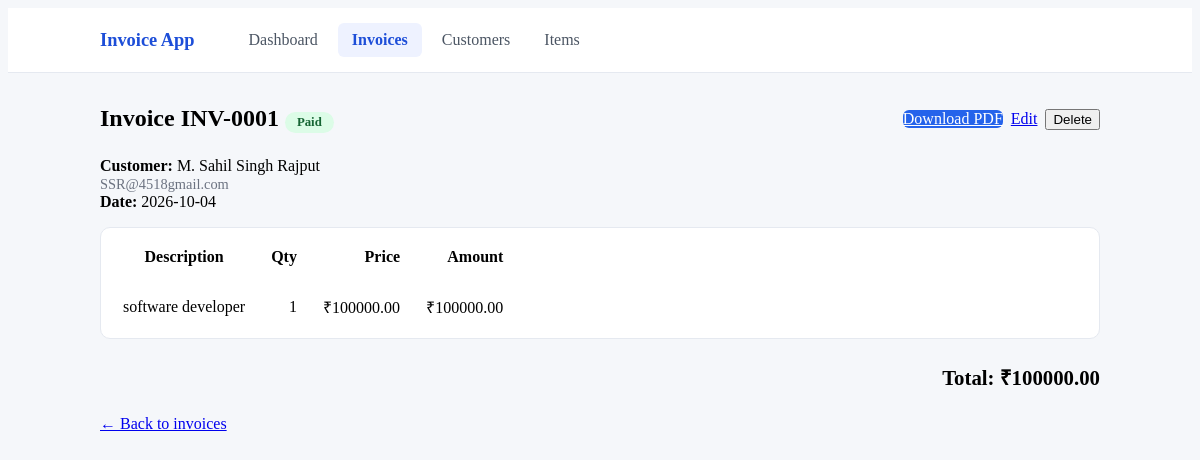
Page /invoices/1 on the committed database.
### database.py (models this page shows)
class BaseModel(Model):
    class Meta:
        database = db

class Invoice(BaseModel):
    number = CharField(unique=True)
    customer = ForeignKeyField(Customer, backref="invoices", on_delete="CASCADE")
    date = DateField(default=date.today)
    status = CharField(default="Unpaid")  # Unpaid / Paid
    notes = TextField(default="")
    @property
    def total(self):
        return sum((line.amount for line in self.lines), 0)

class Customer(BaseModel):
    name = CharField()
    email = CharField(default="")
    phone = CharField(default="")
    address = TextField(default="")

class InvoiceLine(BaseModel):
    invoice = ForeignKeyField(Invoice, backref="lines", on_delete="CASCADE")
    description = CharField()
    quantity = IntegerField(default=1)
    price = DecimalField(decimal_places=2, default=0)
    @property
    def amount(self):
        return self.quantity * self.price

### app.py (the view)
@app.route("/invoices/<int:id>")
def invoice_view(id):
    return render_template("invoice_view.html", invoice=get_or_404(Invoice, id))

### app.py (called while the page is built)
@app.before_request
def open_db():
    db.connect(reuse_if_open=True)

@app.after_request
def clear_stats(response):
    if request.method == "POST":
        try:
            cache.delete("stats")
        except redis.RedisError:
            pass
    return response

def get_or_404(model, id):
    obj = model.get_or_none(model.id == id)
    if obj is None:
        abort(404)
    return obj

### templates/invoice_view.html (shortened to what this page needs)
{% extends "base.html" %}
{% block content %}
<div class="page-header">
    <h2>
        Invoice {{ invoice.number }}
        <span class="badge badge-{{ invoice.status|lower }}">{{ invoice.status }}</span>
    </h2>
    <div class="actions">
        <a href="{{ url_for('invoice_pdf', id=invoice.id) }}" class="button">Download PDF</a>
        <a href="{{ url_for('edit_invoice', id=invoice.id) }}" class="button secondary">Edit</a>
        <form method="post" action="{{ url_for('delete_invoice', id=invoice.id) }}"
              onsubmit="return confirm('Delete this invoice?');">
            <button type="submit" class="secondary">Delete</button>
        </form>
    </div>
</div>
<p>
    <strong>Customer:</strong> {{ invoice.customer.name }}<br>
    {% if invoice.customer.email %}<span class="muted">{{ invoice.customer.email }}</span><br>{% endif %}
    <strong>Date:</strong> {{ invoice.date }}
</p>
<div class="table-wrap">
    <table>
        <thead>
            <tr>
                <th>Description</th>
                <th class="right">Qty</th>
                <th class="right">Price</th>
                <th class="right">Amount</th>
            </tr>
        </thead>
        <tbody>
            {% for line in invoice.lines %}
            <tr>
                <td>{{ line.description }}</td>
                <td class="right">{{ line.quantity }}</td>
                <td class="right">₹{{ '%.2f'|format(line.price) }}</td>
                <td class="right">₹{{ '%.2f'|format(line.amount) }}</td>
            </tr>
            {% else %}
            <tr>
                <td colspan="4" class="muted">No line items.</td>
            </tr>
            {% endfor %}
        </tbody>
    </table>
</div>
<div class="total">Total: ₹{{ '%.2f'|format(invoice.total) }}</div>
<p><a href="{{ url_for('invoices') }}">&larr; Back to invoices</a></p>
{% endblock %}

### static/style.css (style rules this page uses)
body { background: #f5f7fa; }
.page-header { display: flex; justify-content: space-between; align-items: center; flex-wrap: wrap; gap: 12px; margin-bottom: 24px; }
.page-header h2 { margin: 0; }
.actions { display: flex; gap: 8px; align-items: center; flex-wrap: wrap; }
.actions form { margin: 0; }
button:not(.secondary), a.button:not(.secondary) { background: #2563eb; color: #fff; border-radius: 6px; }
.table-wrap { overflow-x: auto; background: #fff; border: 1px solid #e5e9f0; border-radius: 10px; padding: 4px 8px; margin-bottom: 24px; }
.table-wrap table { margin: 0; }
.table-wrap th, .table-wrap td { padding: 14px 12px; }
.right { text-align: right; }
.muted { color: #6b7280; font-size: 0.9em; }
.total { text-align: right; font-size: 1.3em; font-weight: 600; margin: 16px 0 24px; }
.badge { display: inline-block; padding: 3px 12px; border-radius: 999px; font-size: 0.8rem; font-weight: 600; }
.badge-paid { background: #dcfce7; color: #166534; }

### rows in the picture
Invoice: number "INV-0001", status "Paid", date "2026-10-04"
Customer: customer.name "M. Sahil Singh Rajput", customer.email "SSR@4518gmail.com"
InvoiceLine: description "software developer", quantity "1", price "100000.00", amount "100000.00", total "100000.00"
